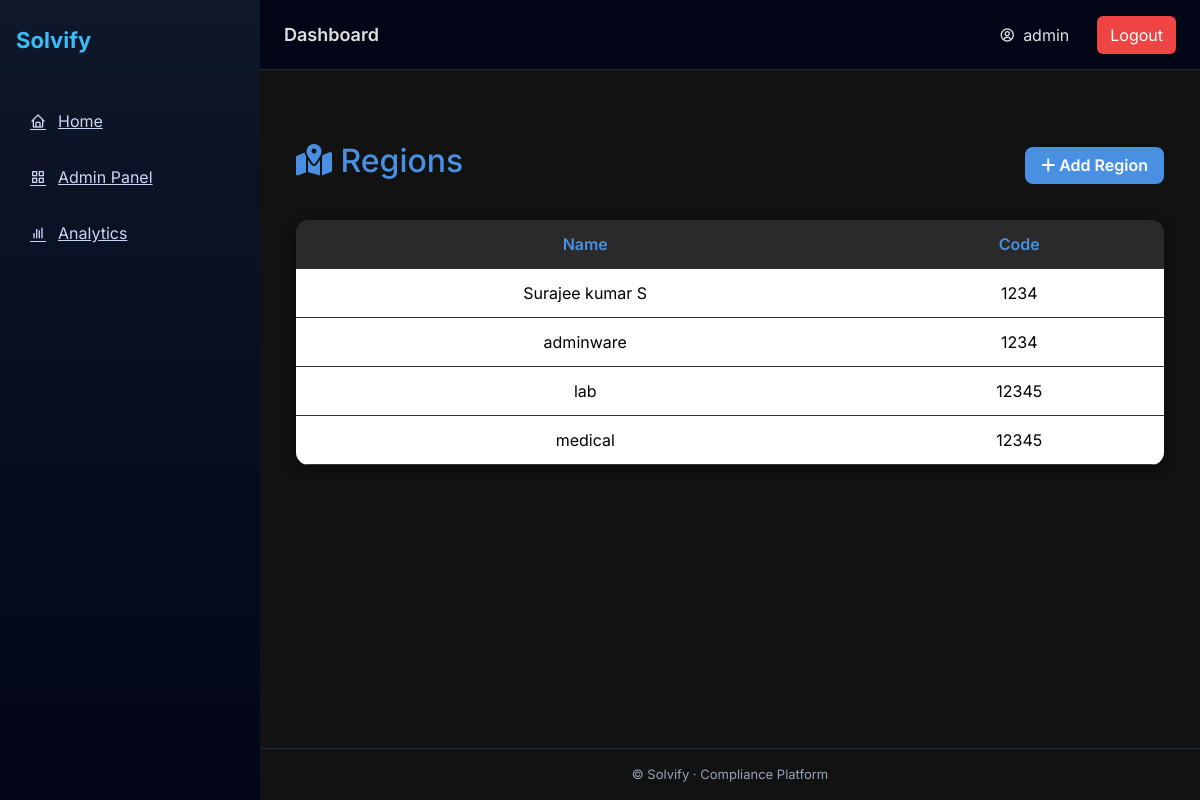
The app's page /admin-panel/regions/ (signed in) with its own data.
### core/models.py (models this page shows, shortened)
class Region(models.Model):
    name = models.CharField(max_length=100, unique=True)
    code = models.CharField(max_length=20, blank=True, null=True)
    created_at = models.DateTimeField(auto_now_add=True)
    class Meta:
        ordering = ["name"]

### core/views.py (the view)
# urls.py: path("admin-panel/regions/", views.list_regions, name="list_regions"),
@login_required
@role_required('admin')
def list_regions(request):
    regions = Region.objects.all()
    return render(request, "list_regions.html", {"regions": regions})

### templates/list_regions.html (shortened to what this page needs)
{% extends "base.html" %}
{% block content %}
<link href="https://cdn.jsdelivr.net/npm/bootstrap@5.3.2/dist/css/bootstrap.min.css" rel="stylesheet">
<link rel="stylesheet" href="https://cdnjs.cloudflare.com/ajax/libs/font-awesome/6.4.2/css/all.min.css">
<div class="container mt-5">
    <div class="d-flex justify-content-between align-items-center mb-3">
        <h2><i class="fas fa-map-location-dot"></i> Regions</h2>
        <a href="{% url 'create_region' %}" class="btn btn-add"><i class="fas fa-plus"></i> Add Region</a>
    </div>
    <table class="table table-hover">
        <thead>
            <tr>
                <th>Name</th>
                <th>Code</th>
            </tr>
        </thead>
        <tbody>
            {% for r in regions %}
            <tr>
                <td>{{ r.name }}</td>
                <td>{{ r.code }}</td>
            </tr>
            {% empty %}
            <tr>
                <td colspan="2">No regions available</td>
            </tr>
            {% endfor %}
        </tbody>
    </table>
</div>
{% endblock %}

### templates/base.html (shortened to what this page needs)
<!DOCTYPE html>
<html lang="en">
<head>
    {% load static %}
    <link href="https://unpkg.com/boxicons@2.1.4/css/boxicons.min.css" rel="stylesheet">
</head>
<body>
<aside class="sidebar">
    <div class="logo">Solvify</div>
    <nav class="menu">
        <a href="{% url 'home' %}"><i class='bx bx-home'></i><span>Home</span></a>
        {% if user.is_authenticated %}
            {% if user.profile.role == 'admin' %}
                <a href="{% url 'admin_panel' %}"><i class='bx bx-grid-alt'></i><span>Admin Panel</span></a>
                <a href="{% url 'admin_dashboard' %}"><i class='bx bx-bar-chart'></i><span>Analytics</span></a>
            {% elif user.profile.role == 'regional_manager' %}
                <a href="{% url 'rm_dashboard' %}"><i class='bx bx-group'></i><span>Team</span></a>
                <a href="{% url 'rm_compliance_dashboard' %}"><i class='bx bx-shield'></i><span>Compliance</span></a>
            {% elif user.profile.role == 'employee' %}
                <a href="{% url 'employee_dashboard' %}"><i class='bx bx-user'></i><span>Dashboard</span></a>
                <a href="{% url 'employee_compliance_dashboard' %}"><i class='bx bx-check-shield'></i><span>My Compliance</span></a>
            {% endif %}
        {% endif %}
    </nav>
</aside>
<div class="main">
    <header class="topbar">
        <div class="page-title">{% block page_title %}Dashboard{% endblock %}</div>
        <div class="top-actions">
            {% if user.is_authenticated %}
                <div class="user-chip"><i class='bx bx-user-circle'></i>{{ user.username }}</div>
                <a href="{% url 'logout' %}" class="btn logout">Logout</a>
            {% else %}
                <a href="{% url 'login' %}" class="btn primary">Login</a>
            {% endif %}
        </div>
    </header>
    <main class="content">
        {% block content %}{% endblock %}
    </main>
    <footer class="footer">© {{ now.year }} Solvify · Compliance Platform</footer>
</div>
</body>
</html>

### templates/base.html (style rules this page uses)
* { box-sizing: border-box; margin: 0; padding: 0; font-family: 'Inter', sans-serif; }
body { background: #0b0f1a; color: #e5e7eb; display: flex; }
a { text-decoration: none; color: inherit; }
.sidebar { width: 260px; background: linear-gradient(180deg, #0f172a, #020617); min-height: 100vh; padding: 24px 16px; position: fixed; }
.logo { font-size: 22px; font-weight: 700; color: #38bdf8; margin-bottom: 40px; }
.menu a { display: flex; align-items: center; gap: 12px; padding: 12px 14px; border-radius: 10px; color: #cbd5f5; margin-bottom: 8px; transition: background 0.2s; }
.main { margin-left: 260px; width: calc(100% - 260px); display: flex; flex-direction: column; min-height: 100vh; }
.topbar { height: 70px; background: #020617; display: flex; justify-content: space-between; align-items: center; padding: 0 24px; border-bottom: 1px solid #1e293b; }
.page-title { font-size: 18px; font-weight: 600; }
.top-actions { display: flex; align-items: center; gap: 16px; }
.user-chip { display: flex; align-items: center; gap: 8px; background: #020617; padding: 6px 12px; border-radius: 20px; }
.btn { padding: 8px 16px; border-radius: 8px; font-size: 14px; }
.btn.logout { background: #ef4444; color: #fff; }
.content { flex: 1; padding: 24px; }
.footer { padding: 16px; text-align: center; font-size: 13px; color: #94a3b8; border-top: 1px solid #1e293b; }

### templates/list_regions.html (style rules this page uses)
body { background-color: #121212; color: #e0e0e0; }
h2 { color: #4a90e2; margin-bottom: 1.5rem; text-align: center; }
.table { background-color: #1e1e1e; color: #e0e0e0; border-radius: 0.8rem; overflow: hidden; box-shadow: 0 4px 12px rgba(0,0,0,0.5); }
.table th, .table td { border-color: #333; padding: 0.75rem 1rem; text-align: center; }
.table th { background-color: #2a2a2a; color: #4a90e2; font-weight: 600; }
.btn-add { background-color: #4a90e2; color: #fff; margin-bottom: 1rem; border-radius: 0.5rem; padding: 0.4rem 1rem; font-weight: 600; transition: all 0.3s; border: none; }

### records on screen
Region: name "Surajee kumar S", code "1234"
Region: name "adminware", code "1234"
Region: name "lab", code "12345"
Region: name "medical", code "12345"

### other values on screen
{{ user.username }} "admin"
